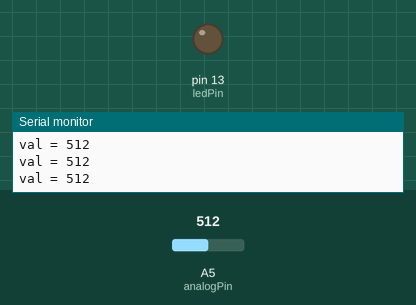
A sketch run on a simulated Arduino Uno, built with avr-gcc and run on an emulated ATmega328P. Shown: output pins drawn as LEDs (lit = HIGH), the last lines printed to the serial monitor. The inputs (shaded band) are chosen by the test bench; at power-on: A5 (analogPin) = 512.

Above: at 1.2 s.
1.3 s: A5 (analogPin) set to 587
2.8 s: A5 (analogPin) set to 616
At 3.6 s:
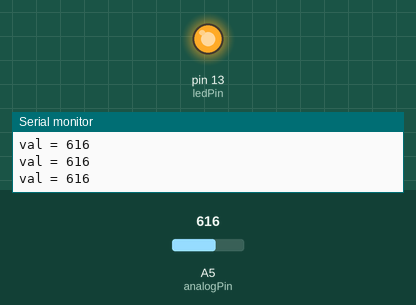
4.3 s: A5 (analogPin) set to 590
At 5.0 s:
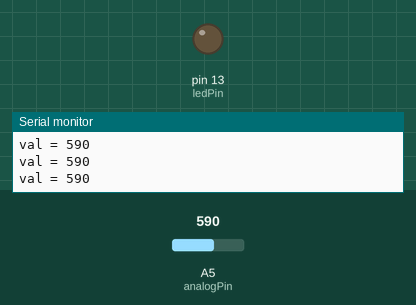
5.8 s: A5 (analogPin) set to 610
At 6.3 s:
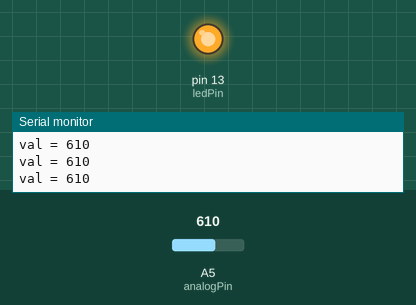
Timing chart, 0 to 8.3 s (numbered marks = the images above; inputs shaded):
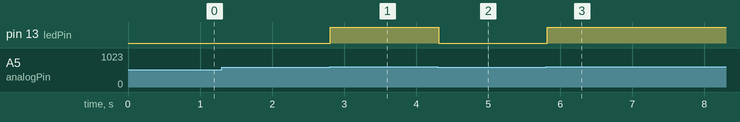

Measured:
- the behaviour switches between 600 and 601 on A5 (analogPin) (found by bisection; images 0 and 1)
- after the input at 2.8 s, pin 13 (ledPin): LOW → HIGH at once
- after the input at 4.3 s, pin 13 (ledPin): HIGH → LOW at once
- after the input at 5.8 s, pin 13 (ledPin): LOW → HIGH at once

The sketch:

Gas_sensor.ino
```cpp
int ledPin = 13;
int analogPin = 5; //ประกาศตัวแปร ให้ analogPin แทนขา analog ขาที่5
int val = 0;
void setup() {
pinMode(ledPin, OUTPUT); // sets the pin as output
Serial.begin(9600);
}
void loop() {
val = analogRead(analogPin); //อ่านค่าสัญญาณ analog ขา5
Serial.print("val = "); // พิมพ์ข้อมความส่งเข้าคอมพิวเตอร์ "val = "
Serial.println(val); // พิมพ์ค่าของตัวแปร val
if (val > 600) { // สามารถกำหนดปรับค่าได้ตามสถานที่ต่างๆ
digitalWrite(ledPin, HIGH); // สั่งให้ LED ติดสว่าง
}
else {
digitalWrite(ledPin, LOW); // สั่งให้ LED ดับ
}
delay(100);
}
//https://www.cybertice.com/product/44/mq-2-smoke-gas-sensor-%E0%B9%80%E0%B8%8B%E0%B9%87%E0%B8%99%E0%B9%80%E0%B8%8B%E0%B8%AD%E0%B8%A3%E0%B9%8C%E0%B8%95%E0%B8%A3%E0%B8%A7%E0%B8%88%E0%B8%88%E0%B8%B1%E0%B8%9A%E0%B8%84%E0%B8%A7%E0%B8%B1%E0%B8%99-%E0%B9%81%E0%B8%81%E0%B9%8A%E0%B8%AA%E0%B8%A1%E0%B8%B5%E0%B9%80%E0%B8%97%E0%B8%99-lpg-smoke-co
```
